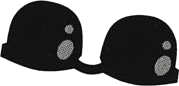
#> input picture dataset/train/01/c01_s00.png, 179 x 86 px, found by its file name; its folder holds only this picture in this run
$ python main.py
#> lines starting #> are read from the running program, lines starting #| are printed output that depends on the picture; after the words box and inside, x2 and y2 are one past the last pixel; in counts of white or black regions, pixels touching at a corner belong together; long printed decimals are rounded
### src/utils.py
import cv2
import os
from matplotlib.style import available
from sklearn.utils import shuffle
import numpy as np
import copy


# [5 lines of commented-out code are left out]


def load_dataset(path):
#> called with path = './dataset/train'
    train, labels = [], []

    for directory in os.listdir(path):
        if directory == '.DS_Store':
            continue
        for filename in os.listdir(os.path.join(path, directory)):
            label = int(directory)

            complete_path = os.path.join(path, directory, filename)

            raw = cv2.imread(complete_path)
#> raw is the input picture: shape (86, 179, 3); mean B, G, R 115.3, 115.4, 115.4
            img = cv2.cvtColor(raw, cv2.COLOR_BGR2RGB)

            train.append(img)
            labels.append(label)

    return shuffle(train, labels)

# [13 lines left out: function load_test_images, not called in this run]

def dataset_augmentation(dataset, labels, transformation_per_image=5):
    def random_rotation(img):
        # pick a random degree of rotation between 50% on the left and 50% on the right
        random_degree = np.random.uniform(-180, 180)

        # Rotate image without cutting sides off
        height, width = img.shape[:2]
        image_center = (width / 2, height / 2)

        rotation_mat = cv2.getRotationMatrix2D(image_center, random_degree, 1)

        radians = np.math.radians(random_degree)
        sin = np.math.sin(radians)
        cos = np.math.cos(radians)
        bound_w = int((height * abs(sin)) + (width * abs(cos)))
        bound_h = int((height * abs(cos)) + (width * abs(sin)))

        rotation_mat[0, 2] += ((bound_w / 2) - image_center[0])
        rotation_mat[1, 2] += ((bound_h / 2) - image_center[1])

        rotated_img = cv2.warpAffine(img, rotation_mat, (bound_w, bound_h), borderMode = cv2.BORDER_CONSTANT, borderValue=[255, 255,255])

        (h,w,_) = rotated_img.shape
        rows = []
        for i in range(h):
            if (rotated_img[i, :, :] != 255).any():
                rows.append(rotated_img[i, :, :])

        rows = np.array(rows)

        cropped_img = []
        for j in range(w):
            if (rows[:, j, :] != 255).any():
                cropped_img.append(rows[:, j, :])

        return np.array(cropped_img)

    def random_resize(img):
        h, w, _ = img.shape
        random_size =  np.random.uniform(1.5, 3.)
        return cv2.resize(img, (int(w/random_size), int(h/random_size)))

    available_transformations = [random_rotation, random_resize]

    dataset_aug, labels_aug = copy.deepcopy(dataset), copy.deepcopy(labels)

    for transformation in available_transformations:
        for img, label in zip(dataset, labels):
            for _ in range(transformation_per_image):
                dataset_aug.append(transformation(img))
                labels_aug.append(label)

    return dataset_aug, labels_aug

def dump_results(results, filenames_test, path):
    with open(path, 'w') as file:
        for filename, predicted_class_id in zip(filenames_test, results):
            line = f'{filename},{predicted_class_id}\n'
            file.write(line)

def create_mask(img):
    selector = (img[...,0] == 255) & (img[...,1] == 255) & (img[...,2] == 255)
    return ~selector

def create_super_sample(train, masks):
    samples = []
    for (i, img) in enumerate(train):
        img_masked = img[masks[i]]
        indices = np.random.choice(img_masked.shape[0], 50, replace=False)
        sample = img_masked[indices]

        samples.append(sample)

    return np.vstack(samples)

### src/fusion.py
import numpy as np
import pickle
from sklearn.dummy import DummyClassifier
from sklearn.neighbors import KNeighborsClassifier
from sklearn.svm import SVC as SVM
import matplotlib.pyplot as plt
from sklearn.ensemble import RandomForestClassifier, VotingClassifier
from sklearn.gaussian_process.kernels import RBF
from sklearn.svm import LinearSVC
from sklearn.naive_bayes import GaussianNB
from sklearn.linear_model import LogisticRegression
from sklearn.ensemble import StackingClassifier
from sklearn.tree import DecisionTreeClassifier
from sklearn.pipeline import make_pipeline
from sklearn.preprocessing import StandardScaler

from src.utils import dump_results


def train(classifer, feature_histogram, label_train):
    # TODO: Standard scaler?
    classifer.fit(feature_histogram, label_train)


def get_accuracy(prediction, label):
    accuracy = np.sum(np.array(prediction) ==
                      np.array(label)) / len(prediction)
    return accuracy


def evaluate(classifier, feature_histogram, label):
    prediction = classifier.predict(feature_histogram)
    accuracy = get_accuracy(prediction, label)
    return prediction, accuracy


def early_fusion(img_train, label_train, img_test, label_test, color_feature_extractor, shape_feature_extractor, n_neighbors, n_depth, ponderation):
    def feature_extractor_fusion(color_feature_extractor, shape_feature_extractor):
        return lambda img: np.hstack((color_feature_extractor(img) * ponderation, shape_feature_extractor(img) * (1 - ponderation)))

    fused_feature_extractor = feature_extractor_fusion(
        color_feature_extractor, shape_feature_extractor)

    feature_train = fused_feature_extractor(img_train)
    feature_test = fused_feature_extractor(img_test)

    classifiers = {
        "dummy_classifier": DummyClassifier(),  # TODO: REMOVE ME
        "knn_classifier": KNeighborsClassifier(n_neighbors=n_neighbors, metric='cosine'),
        "svm_classifier_linear": SVM(kernel='linear'),
        "svm_classifier_polynomial": SVM(kernel='poly'),
        "svm_classifier_rbf": SVM(kernel='rbf'),
        "random_forest_classifier": RandomForestClassifier(max_depth=n_depth)
    }

    best_accuracy = 0

    for name, clf in classifiers.items():
        print(name)
        print("\t\tTrain  ...")
        train(clf, feature_train, label_train)

        print("\t\tPrediction ...")
        prediction, accuracy = evaluate(
            clf, feature_test, label_test)

        print(f"\t\tAccuracy = {accuracy}\n")

        if accuracy > best_accuracy:
            print(f"Save current best accuracy ({name} classifier) ...")
            best_accuracy = accuracy
            dump_results(prediction, label_test, f"assets/{name}-result.csv")
            pickle.dump(clf, open("assets/clf.pkl", "wb"))


# [127 lines left out: functions late_fusion, fusion_with_stacking_clf, fusion_with_voting_clf, not called in this run]
    # dump_results(prediction, label_test, f"results")

### src/main.py
import pickle
from src.utils import *
from src.fusion import *

import cv2
import numpy as np
from sklearn.model_selection import train_test_split
from sklearn.cluster import KMeans
import pickle

SHAPE_DIMENSION = 48
SHAPE_KEYPOINTS = 96
COLOR_DIMENSION = 24
PONDERATION = 0.4
RANDOM_SEED = 40
N_NEIGHBORS = 3
N_DEPTH = 8
N_ESTIMATORS = 10
CROSS_VALIDATION = 40
MODE = 'moments'
LOAD_SESSION = False


def extract_color_feature_histogram(extractor, imgs):
    masks = [create_mask(img) for img in imgs]
    label_maps = [extractor.predict(img[mask])
                  for (img, mask) in zip(imgs, masks)]
    histograms = np.array([np.bincount(lm, minlength=len(
        extractor.cluster_centers_)) / len(lm) for lm in label_maps], dtype=np.float64)
    return histograms


def extract_shape_feature_moments(imgs):
    res = []

    for i, img in enumerate(imgs):
        img = cv2.cvtColor(img, cv2.COLOR_RGB2GRAY)

        height, width = img.shape
        if height > width:
            img = cv2.copyMakeBorder(
                img, 0, 0, (height - width) // 2, (height - width) // 2, cv2.BORDER_CONSTANT, value=255)
        elif width > height:
            img = cv2.copyMakeBorder(
                img, (width - height) // 2, (width - height) // 2, 0, 0,  cv2.BORDER_CONSTANT, value=255)
        img = cv2.resize(img, (100, 100))

        img = cv2.copyMakeBorder(
            img, 8, 8, 8, 8, cv2.BORDER_CONSTANT, value=255)

        img = cv2.GaussianBlur(img, (5, 5), 0)
        _, img = cv2.threshold(
            img, 0, 255, cv2.THRESH_BINARY + cv2.THRESH_OTSU)
        img = cv2.Canny(img, 100, 200)

        # plt.imsave(f'test/{i}.png', img)

        moments = cv2.moments(img)

        hu_moments = cv2.HuMoments(moments).flatten()

        hu_moments = -np.sign(hu_moments) * np.log10(np.abs(hu_moments))

        res.append(hu_moments)

    res = np.array(res)

    return res


# [19 lines left out: function extract_shape_feature_histogram, not called in this run]


def feature_extractor(img_train, load_session=False):

    def color_extractor():
        if load_session == False:
            masks = [create_mask(img) for img in img_train]
            super_sample = create_super_sample(img_train, masks)
            kmean_color = KMeans(n_clusters=COLOR_DIMENSION,
                                 random_state=RANDOM_SEED)
            kmean_color.fit(super_sample)
            pickle.dump(kmean_color, open("assets/kmean_color.pkl", "wb"))
        else:
            kmean_color = pickle.load(open("assets/kmean_color.pkl", "rb"))

        return kmean_color

    # [27 lines left out: function shape_extractor, not called in this run]

    kmean_color = color_extractor()

    if (MODE == 'orb'):
        kmean_shape = shape_extractor()
        return lambda img: extract_color_feature_histogram(kmean_color, img), lambda img: extract_shape_feature_histogram(kmean_shape, img)
    else:
        return lambda img: extract_color_feature_histogram(kmean_color, img), lambda img: extract_shape_feature_moments(img)


if __name__ == "__main__":
    # TODO: Save/load weights
    np.random.seed(RANDOM_SEED)

    print('Loading dataset...')
    dataset, labels = load_dataset("./dataset/train")
#> dataset = 2 items; labels = [2, 1]
    print('Dataset augmentation...')
    dataset_aug, labels_aug = dataset_augmentation(dataset, labels, 20)
#> the loop in dataset_augmentation, `for transformation in available_transformations:` made 2 passes
#> pass 1, in random_rotation (call 2), `rotated_img = cv2.warpAffine(img, rotation_mat, (bound_w, bound_h), bo..`:
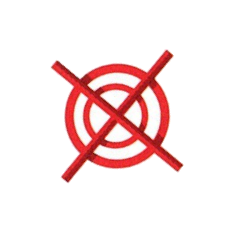
#> rotated_img: shape (232, 232, 3); mean R, G, B 248.7, 229.2, 229.2
#> pass 1, in random_rotation (call 3), `rotated_img = cv2.warpAffine(img, rotation_mat, (bound_w, bound_h), bo..`:
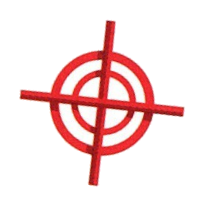
#> rotated_img: shape (204, 204, 3); mean R, G, B 246.9, 221.6, 221.7
#> pass 1, in random_rotation (call 4), `rotated_img = cv2.warpAffine(img, rotation_mat, (bound_w, bound_h), bo..`:
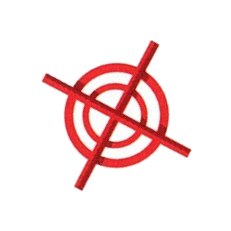
#> rotated_img: shape (231, 231, 3); mean R, G, B 248.7, 229, 229
#> after the loop in dataset_augmentation, `for transformation in available_transformations:`: dataset_aug = 82 items; labels_aug = 82 values, max 2 at index 0, min 1 at index 1, mean 1.5
#> dataset_aug = 82 items
    img_train, img_test, label_train, label_test = train_test_split(dataset_aug, labels_aug, test_size=0.2, random_state=RANDOM_SEED, stratify=labels_aug)
#> img_train = 65 items; img_test = 17 items; label_train = 65 values, max 2 at index 0, min 1 at index 2, mean 1.51; label_test = [1, 1, 1, 1, 1, 2, 1, 2, 1, 2, 2, 2, 2, 2, 1, 2, 1]

    # TODO implement data scaling, solve 'ValueError: setting an array element with a sequence. The requested array has an inhomogeneous shape after 1 dimensions. The detected shape was (2508,) + inhomogeneous part.'
    # img_train_aug, img_test = scale_data(img_train_aug, img_test)

    print("Create feature extractor ...\n")
    color_feature_extractor, shape_feature_extractor = feature_extractor(
        img_train, load_session=LOAD_SESSION)
#> in create_mask, `selector = (img[...,0] == 255) & (img[...,1] == 255) & (img[...,2] == ..`:
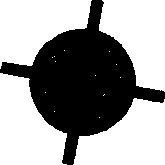
#> selector: shape (165, 165) bool; 61.8% white; 1 black region, box (x1, y1, x2, y2) and area: (0, 0, 165, 165) 10406
#> in create_mask (call 2), `selector = (img[...,0] == 255) & (img[...,1] == 255) & (img[...,2] == ..`: selector: shape (73, 73) bool; 61.4% white; 1 black region, box (x1, y1, x2, y2) and area: (0, 0, 73, 73) 2058
#> in create_mask (call 2), `return ~selector`: returned value: shape (73, 73) bool; 38.6% white; 1 white region, box (x1, y1, x2, y2) and area: (0, 0, 73, 73) 2058
#> in create_mask (call 3), `selector = (img[...,0] == 255) & (img[...,1] == 255) & (img[...,2] == ..`: selector: shape (86, 179) bool; 37% white; 4 white regions, box (x1, y1, x2, y2) and area: (48, 0, 179, 69) 3194, (0, 57, 136, 86) 1871, (0, 0, 36, 51) 595, (161, 79, 179, 86) 35
#> in create_mask (call 4), `selector = (img[...,0] == 255) & (img[...,1] == 255) & (img[...,2] == ..`: selector: shape (49, 102) bool; 35% white; 5 white regions (2 under 20 px), largest, box (x1, y1, x2, y2) and area: (30, 0, 102, 36) 972, (0, 33, 74, 49) 584, (0, 0, 18, 25) 179
#> in create_mask (call 5), `selector = (img[...,0] == 255) & (img[...,1] == 255) & (img[...,2] == ..`: selector: shape (40, 85) bool; 35.1% white; 5 white regions (2 under 20 px), largest, box (x1, y1, x2, y2) and area: (25, 0, 85, 30) 666, (0, 27, 62, 40) 394, (0, 0, 15, 21) 122
#> in create_mask (call 6), `selector = (img[...,0] == 255) & (img[...,1] == 255) & (img[...,2] == ..`: selector: shape (42, 87) bool; 35.3% white; 5 white regions (2 under 20 px), largest, box (x1, y1, x2, y2) and area: (26, 0, 87, 31) 711, (0, 29, 63, 42) 432, (0, 0, 15, 22) 133
#> in create_mask (call 7), `selector = (img[...,0] == 255) & (img[...,1] == 255) & (img[...,2] == ..`: selector: shape (167, 169) bool; 62.6% white; 1 black region, box (x1, y1, x2, y2) and area: (0, 0, 169, 167) 10563
#> in create_mask (call 8), `selector = (img[...,0] == 255) & (img[...,1] == 255) & (img[...,2] == ..`: selector: shape (135, 136) bool; 42.5% white; 6 white regions (2 under 20 px), largest, box (x1, y1, x2, y2) and area: (0, 0, 29, 115) 1999, (107, 19, 136, 135) 1973, (0, 107, 117, 135) 1954, (21, 0, 136, 28) 1877
#> in create_mask (call 9), `selector = (img[...,0] == 255) & (img[...,1] == 255) & (img[...,2] == ..`: selector: shape (165, 165) bool; 62.5% white; 1 black region, box (x1, y1, x2, y2) and area: (0, 0, 165, 165) 10221
#> in create_mask (call 10), `selector = (img[...,0] == 255) & (img[...,1] == 255) & (img[...,2] == ..`: selector: shape (87, 87) bool; 61.3% white; 1 black region, box (x1, y1, x2, y2) and area: (0, 0, 87, 87) 2927
#> in create_mask (call 10), `return ~selector`: returned value: shape (87, 87) bool; 38.7% white; 1 white region, box (x1, y1, x2, y2) and area: (0, 0, 87, 87) 2927
#> in create_mask (call 11), `selector = (img[...,0] == 255) & (img[...,1] == 255) & (img[...,2] == ..`: selector: shape (43, 89) bool; 34.8% white; 5 white regions (2 under 20 px), largest, box (x1, y1, x2, y2) and area: (27, 0, 89, 32) 736, (0, 29, 65, 43) 445, (0, 0, 16, 22) 136
#> in create_mask (call 12), `selector = (img[...,0] == 255) & (img[...,1] == 255) & (img[...,2] == ..`:
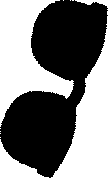
#> selector: shape (178, 108) bool; 47.9% white; 13 white regions (9 under 20 px), largest, box (x1, y1, x2, y2) and area: (0, 0, 74, 127) 4409, (51, 16, 108, 178) 3960, (0, 139, 49, 178) 711, (75, 0, 108, 8) 118
#> in create_mask (call 13), `selector = (img[...,0] == 255) & (img[...,1] == 255) & (img[...,2] == ..`: selector: shape (54, 113) bool; 34.9% white; 5 white regions (2 under 20 px), largest, box (x1, y1, x2, y2) and area: (34, 0, 113, 40) 1189, (0, 37, 82, 54) 703, (0, 0, 20, 28) 217
#> in create_mask (call 14), `selector = (img[...,0] == 255) & (img[...,1] == 255) & (img[...,2] == ..`: selector: shape (159, 158) bool; 57.9% white; 1 black region, box (x1, y1, x2, y2) and area: (0, 0, 158, 159) 10566
#> in create_mask (call 15), `selector = (img[...,0] == 255) & (img[...,1] == 255) & (img[...,2] == ..`:
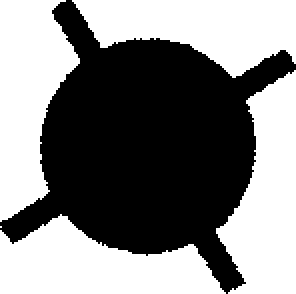
#> selector: shape (147, 148) bool (shown 2 times larger); 51.5% white; 1 black region, box (x1, y1, x2, y2) and area: (0, 0, 148, 147) 10561
#> in create_mask (call 16), `selector = (img[...,0] == 255) & (img[...,1] == 255) & (img[...,2] == ..`: selector: shape (47, 99) bool; 34.9% white; 5 white regions (2 under 20 px), largest, box (x1, y1, x2, y2) and area: (30, 0, 99, 35) 911, (0, 32, 72, 47) 534, (0, 0, 17, 24) 167
#> in create_mask (call 17), `selector = (img[...,0] == 255) & (img[...,1] == 255) & (img[...,2] == ..`: selector: shape (45, 95) bool; 35.1% white; 5 white regions (2 under 20 px), largest, box (x1, y1, x2, y2) and area: (28, 0, 95, 33) 839, (0, 31, 69, 45) 495, (0, 0, 17, 23) 152
#> in create_mask (call 18), `selector = (img[...,0] == 255) & (img[...,1] == 255) & (img[...,2] == ..`: selector: shape (62, 62) bool; 61.3% white; 1 black region, box (x1, y1, x2, y2) and area: (0, 0, 62, 62) 1487
#> in create_mask (call 18), `return ~selector`: returned value: shape (62, 62) bool; 38.7% white; 1 white region, box (x1, y1, x2, y2) and area: (0, 0, 62, 62) 1487
#> in create_mask (call 19), `selector = (img[...,0] == 255) & (img[...,1] == 255) & (img[...,2] == ..`: selector: shape (60, 60) bool; 61% white; 1 black region, box (x1, y1, x2, y2) and area: (0, 0, 60, 60) 1403
#> in create_mask (call 19), `return ~selector`: returned value: shape (60, 60) bool; 39% white; 1 white region, box (x1, y1, x2, y2) and area: (0, 0, 60, 60) 1403
#> in create_mask (call 20), `selector = (img[...,0] == 255) & (img[...,1] == 255) & (img[...,2] == ..`:
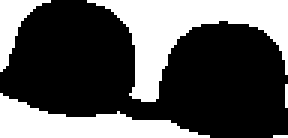
#> selector: shape (46, 96) bool (shown 3 times larger); 34.8% white; 5 white regions (2 under 20 px), largest, box (x1, y1, x2, y2) and area: (29, 0, 96, 34) 859, (0, 31, 70, 46) 510, (0, 0, 17, 24) 156
#> in color_extractor, `masks = [create_mask(img) for img in img_train]`: masks = 65 items
#> the loop in create_super_sample, `for (i, img) in enumerate(train):` made 65 passes

    early_fusion(img_train, label_train, img_test, label_test,
                 color_feature_extractor, shape_feature_extractor, n_neighbors=N_NEIGHBORS, n_depth=N_DEPTH, ponderation=PONDERATION)
#> the loop in early_fusion, `for name, clf in classifiers.items():` made 6 passes
#> (accuracy, best_accuracy) on passes 1 to 3: (0.471, 0.471), (0.941, 0.941), (1, 1)
#> accuracy on passes 4 to 6: 1, 1, 1
#| 		Accuracy = 0.4706
#| 		Accuracy = 0.9412
#| 		Accuracy = 1.0
#| 		Accuracy = 1.0
#| 		Accuracy = 1.0
#| 		Accuracy = 1.0
#> after the loop in early_fusion, `for name, clf in classifiers.items():`: best_accuracy = 1

    # late_fusion(img_train, label_train, img_test, label_test,
    #             color_feature_extractor, shape_feature_extractor, n_neighbors=N_NEIGHBORS)

    # fusion_with_stacking_clf(img_train, label_train, img_test, label_test, color_feature_extractor,
    #                          shape_feature_extractor, random_seed=RANDOM_SEED, n_estimators=N_ESTIMATORS, cv=CROSS_VALIDATION, ponderation=PONDERATION)

    # fusion_with_voting_clf(img_train, label_train, img_test, label_test, color_feature_extractor,
    #                        shape_feature_extractor, random_seed=RANDOM_SEED, n_estimators=N_ESTIMATORS, ponderation=PONDERATION)
